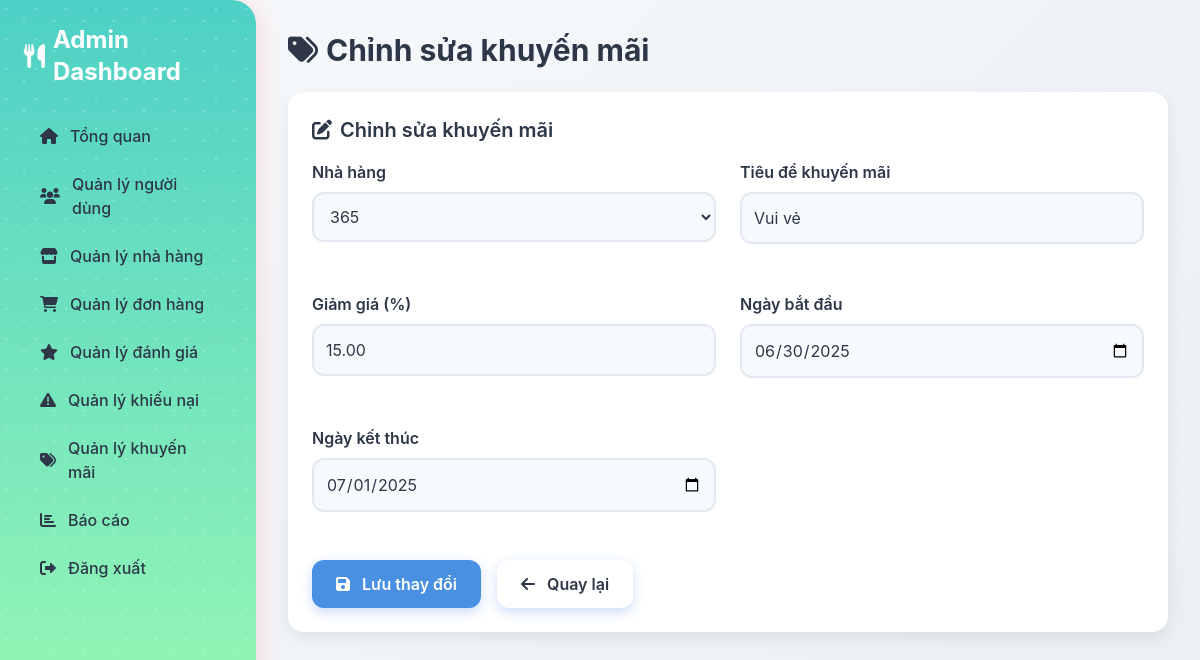
The app's page /modules/promotions/edit_promotion.php?id=3 (signed in) with its own data.
### tables this page shows
CREATE TABLE `promotions` (
  `id` int(11) NOT NULL,
  `restaurant_id` int(11) DEFAULT NULL,
  `title` varchar(100) NOT NULL,
  `discount_percentage` decimal(5,2) DEFAULT NULL,
  `start_date` date DEFAULT NULL,
  `end_date` date DEFAULT NULL
);

CREATE TABLE `restaurants` (
  `id` int(11) NOT NULL,
  `name` varchar(100) NOT NULL,
  `address` text NOT NULL,
  `owner_id` int(11) DEFAULT NULL,
  `status` enum('pending','approved','rejected') DEFAULT 'pending',
  `image` varchar(255) DEFAULT NULL
);

### modules/promotions/edit_promotion.php (the view, shortened to what this page needs)
<?php
require __DIR__ . '/../../config/db_connect.php';
$promotion_id = $_GET['id'] ?? null;
try {
    $stmt = $pdo->prepare("SELECT id, restaurant_id, title, discount_percentage, start_date, end_date FROM promotions WHERE id = ?");
    $stmt->execute([$promotion_id]);
    $promotion = $stmt->fetch();
} catch (PDOException $e) {
    $error = "Lỗi cơ sở dữ liệu: " . $e->getMessage();
    error_log("Database error in edit_promotion.php: " . $e->getMessage());
}
try {
    $stmt = $pdo->query("SELECT id, name FROM restaurants ORDER BY name");
    $restaurants = $stmt->fetchAll();
} catch (PDOException $e) {
    $error = "Lỗi khi lấy danh sách nhà hàng: " . $e->getMessage();
    error_log("Database error when fetching restaurants: " . $e->getMessage());
}
?>
<!DOCTYPE html>
<html lang="vi">
<head>
    <link href="https://cdn.jsdelivr.net/npm/tailwindcss@2.2.19/dist/tailwind.min.css" rel="stylesheet">
    <link href="/ad/assets/css/admin.css" rel="stylesheet">
    <link href="https://cdnjs.cloudflare.com/ajax/libs/font-awesome/6.0.0-beta3/css/all.min.css" rel="stylesheet">
    <link href="https://cdnjs.cloudflare.com/ajax/libs/animate.css/4.1.1/animate.min.css" rel="stylesheet">
</head>
<body class="flex flex-col h-screen">
    <div class="flex flex-1 overflow-hidden">
        <aside class="sidebar transition-all duration-300 ease-in-out">
            <h2 class="text-2xl font-bold mb-6 flex items-center">
                <i class="fas fa-utensils mr-2"></i> <span>Admin Dashboard</span>
            </h2>
            <nav>
                <ul>
                    <li><a href="/ad/views/dashboard.php" class="flex items-center p-4 <?php echo ($current_page == 'dashboard.php' && !isset($_GET['page'])) ? 'active' : ''; ?>"><i class="fas fa-home mr-2"></i> <span>Tổng quan</span></a></li>
                    <li><a href="/ad/modules/users/manage_users.php" class="flex items-center p-4 <?php echo ($current_page == 'manage_users.php') ? 'active' : ''; ?>"><i class="fas fa-users mr-2"></i> <span>Quản lý người dùng</span></a></li>
                    <li><a href="/ad/modules/restaurants/manage_restaurants.php" class="flex items-center p-4 <?php echo ($current_page == 'manage_restaurants.php') ? 'active' : ''; ?>"><i class="fas fa-store mr-2"></i> <span>Quản lý nhà hàng</span></a></li>
                    <li><a href="/ad/modules/orders/manage_orders.php" class="flex items-center p-4 <?php echo ($current_page == 'manage_orders.php') ? 'active' : ''; ?>"><i class="fas fa-shopping-cart mr-2"></i> <span>Quản lý đơn hàng</span></a></li>
                    <li><a href="/ad/modules/reviews/manage_reviews.php" class="flex items-center p-4 <?php echo ($current_page == 'manage_reviews.php') ? 'active' : ''; ?>"><i class="fas fa-star mr-2"></i> <span>Quản lý đánh giá</span></a></li>
                    <li><a href="/ad/modules/complaints/manage_complaints.php" class="flex items-center p-4 <?php echo ($current_page == 'manage_complaints.php') ? 'active' : ''; ?>"><i class="fas fa-exclamation-triangle mr-2"></i> <span>Quản lý khiếu nại</span></a></li>
                    <li><a href="/ad/modules/promotions/manage_promotions.php" class="flex items-center p-4 <?php echo ($current_page == 'manage_promotions.php') ? 'active' : ''; ?>"><i class="fas fa-tags mr-2"></i> <span>Quản lý khuyến mãi</span></a></li>
                    <li><a href="/ad/views/report.php" class="flex items-center p-4 <?php echo ($current_page == 'report.php') ? 'active' : ''; ?>"><i class="fas fa-chart-bar mr-2"></i> <span>Báo cáo</span></a></li>
                    <li><a href="/ad/modules/auth/logout.php" class="flex items-center p-4 <?php echo ($current_page == 'logout.php') ? 'active' : ''; ?>"><i class="fas fa-sign-out-alt mr-2"></i> <span>Đăng xuất</span></a></li>
                </ul>
            </nav>
        </aside>
        <main class="main-content flex-1 overflow-auto">
            <h1 class="text-3xl font-bold mb-6 flex items-center">
                <i class="fas fa-tags mr-2"></i> Chỉnh sửa khuyến mãi
            </h1>
            <div class="card">
                <h2 class="text-xl font-semibold mb-4 flex items-center">
                    <i class="fas fa-edit mr-2"></i> Chỉnh sửa khuyến mãi
                </h2>
                <form method="POST" action="" class="grid grid-cols-1 md:grid-cols-2 gap-6">
                    <div class="form-group">
                        <label>Nhà hàng</label>
                        <select name="restaurant_id" class="form-control" required>
                            <?php foreach ($restaurants as $restaurant): ?>
                                <option value="<?php echo htmlspecialchars($restaurant['id']); ?>" <?php echo $restaurant['id'] == $promotion['restaurant_id'] ? 'selected' : ''; ?>>
                                    <?php echo htmlspecialchars($restaurant['name']); ?>
                                </option>
                            <?php endforeach; ?>
                        </select>
                    </div>
                    <div class="form-group">
                        <label>Tiêu đề khuyến mãi</label>
                        <input type="text" name="title" class="form-control" value="<?php echo htmlspecialchars($promotion['title']); ?>" required>
                    </div>
                    <div class="form-group">
                        <label>Giảm giá (%)</label>
                        <input type="number" name="discount_percentage" class="form-control" min="0" max="100" step="0.01" value="<?php echo htmlspecialchars($promotion['discount_percentage']); ?>" required>
                    </div>
                    <div class="form-group">
                        <label>Ngày bắt đầu</label>
                        <input type="date" name="start_date" class="form-control" value="<?php echo htmlspecialchars($promotion['start_date']); ?>" required>
                    </div>
                    <div class="form-group">
                        <label>Ngày kết thúc</label>
                        <input type="date" name="end_date" class="form-control" value="<?php echo htmlspecialchars($promotion['end_date']); ?>" required>
                    </div>
                    <div class="md:col-span-2">
                        <div class="flex flex-wrap gap-4">
                            <button type="submit" name="update_promotion" class="btn btn-primary">
                                <i class="fas fa-save mr-2"></i> Lưu thay đổi
                            </button>
                            <a href="manage_promotions.php" class="btn btn-secondary">
                                <i class="fas fa-arrow-left mr-2"></i> Quay lại
                            </a>
                        </div>
                    </div>
                </form>
            </div>
        </main>
    </div>
</body>
</html>

### assets/css/admin.css (style rules this page uses)
body { font-family: 'Inter', -apple-system, BlinkMacSystemFont, 'Segoe UI', Roboto, sans-serif; background: linear-gradient(135deg, #f7fafc 0%, #dce3ec 100%); background-size: 200% 200%; animation: gradientMove 15s ease infinite; margin: 0; height: 100vh; overflow: auto; color: #2d3748; }
.sidebar { background: linear-gradient(180deg, #4dd0c6, #9ffcb2); color: #ffffff; height: 100vh; position: fixed; width: 256px; padding: 1.5rem; box-shadow: 0 0 30px rgba(255, 154, 158, 0.4); overflow-y: auto; transition: all 0.3s ease-in-out; border-top-right-radius: 24px; border-bottom-right-radius: 24px; overflow: hidden; }
.sidebar::before { content: ''; position: absolute; top: 0; left: 0; width: 100%; height: 100%; background-image: radial-gradient(circle at 20% 30%, rgba(255,255,255,0.8) 1px, transparent 1px), radial-gradient(circle at 80% 70%, rgba(255,255,255,0.8) 1px, transparent 1px); background-size: 30px 30px; opacity: 0.3; animation: particleMove 20s linear infinite; }
.sidebar nav ul { list-style: none; padding: 0; }
.sidebar nav ul li a { display: flex; align-items: center; padding: 0.75rem 1rem; border-radius: 0.75rem; color: #2d3748; text-decoration: none; transition: all 0.3s ease; font-weight: 500; position: relative; overflow: hidden; }
.sidebar nav ul li a::before { content: ''; position: absolute; top: 0; left: -100%; width: 100%; height: 100%; background: linear-gradient(90deg, rgba(255, 255, 255, 0.2) 0%, rgba(255, 255, 255, 0.5) 50%, rgba(255, 255, 255, 0.2) 100%); transition: all 0.4s ease; z-index: 0; }
.sidebar nav ul li a i { margin-right: 0.75rem; transition: transform 0.3s ease, opacity 0.3s ease; }
.sidebar nav ul li a span { transition: opacity 0.3s ease; }
.main-content { margin-left: 256px; padding: 2rem; height: 100vh; width: calc(100% - 256px); overflow-y: auto; transition: margin-left 0.3s ease; padding-bottom: 2rem; }
.card { background-color: #ffffff; border-radius: 1rem; box-shadow: 0 6px 15px rgba(0, 0, 0, 0.08); padding: 1.5rem; margin-bottom: 2rem; transition: all 0.3s ease; opacity: 1 !important; backface-visibility: hidden; will-change: transform, box-shadow; }
.btn { padding: 0.75rem 1.5rem; border-radius: 0.75rem; font-weight: 600; transition: all 0.3s ease; min-width: 120px; text-align: center; box-shadow: 0 4px 12px rgba(74, 144, 226, 0.3); opacity: 1 !important; cursor: pointer; }
.btn-primary { background-color: #4a90e2; color: #ffffff; }
.form-group { margin-bottom: 1.5rem; }
.form-group label { display: block; color: #2d3748; font-weight: 600; margin-bottom: 0.5rem; }
.form-group input, .form-group textarea, .form-group select { width: 100%; padding: 0.75rem; border: 2px solid #e2e8f0; border-radius: 0.75rem; outline: none; transition: all 0.3s ease; background-color: #f7fafc; }

### records on screen
promotions: restaurant_id "365", title "Vui vẻ", discount_percentage "15.00", start_date "06/30/2025", end_date "07/01/2025"
